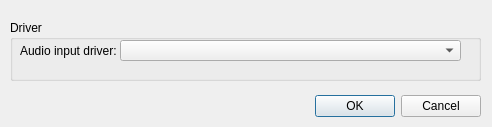
<?xml version="1.0" encoding="UTF-8"?>
<ui version="4.0">
 <class>DriverDialog</class>
 <widget class="QDialog" name="DriverDialog">
  <property name="geometry">
   <rect>
    <x>0</x>
    <y>0</y>
    <width>492</width>
    <height>127</height>
   </rect>
  </property>
  <property name="windowTitle">
   <string>Dialog</string>
  </property>
  <widget class="QDialogButtonBox" name="buttonBox">
   <property name="geometry">
    <rect>
     <x>140</x>
     <y>90</y>
     <width>341</width>
     <height>32</height>
    </rect>
   </property>
   <property name="orientation">
    <enum>Qt::Horizontal</enum>
   </property>
   <property name="standardButtons">
    <set>QDialogButtonBox::Cancel|QDialogButtonBox::Ok</set>
   </property>
  </widget>
  <widget class="QGroupBox" name="groupBox">
   <property name="geometry">
    <rect>
     <x>10</x>
     <y>20</y>
     <width>471</width>
     <height>61</height>
    </rect>
   </property>
   <property name="title">
    <string>Driver</string>
   </property>
   <widget class="QComboBox" name="comboBox">
    <property name="geometry">
     <rect>
      <x>110</x>
      <y>20</y>
      <width>341</width>
      <height>21</height>
     </rect>
    </property>
   </widget>
   <widget class="QLabel" name="label">
    <property name="geometry">
     <rect>
      <x>10</x>
      <y>20</y>
      <width>111</width>
      <height>21</height>
     </rect>
    </property>
    <property name="text">
     <string>Audio input driver:</string>
    </property>
   </widget>
  </widget>
 </widget>
 <resources/>
 <connections>
  <connection>
   <sender>buttonBox</sender>
   <signal>accepted()</signal>
   <receiver>DriverDialog</receiver>
   <slot>accept()</slot>
   <hints>
    <hint type="sourcelabel">
     <x>248</x>
     <y>254</y>
    </hint>
    <hint type="destinationlabel">
     <x>157</x>
     <y>274</y>
    </hint>
   </hints>
  </connection>
  <connection>
   <sender>buttonBox</sender>
   <signal>rejected()</signal>
   <receiver>DriverDialog</receiver>
   <slot>reject()</slot>
   <hints>
    <hint type="sourcelabel">
     <x>316</x>
     <y>260</y>
    </hint>
    <hint type="destinationlabel">
     <x>286</x>
     <y>274</y>
    </hint>
   </hints>
  </connection>
 </connections>
</ui>
